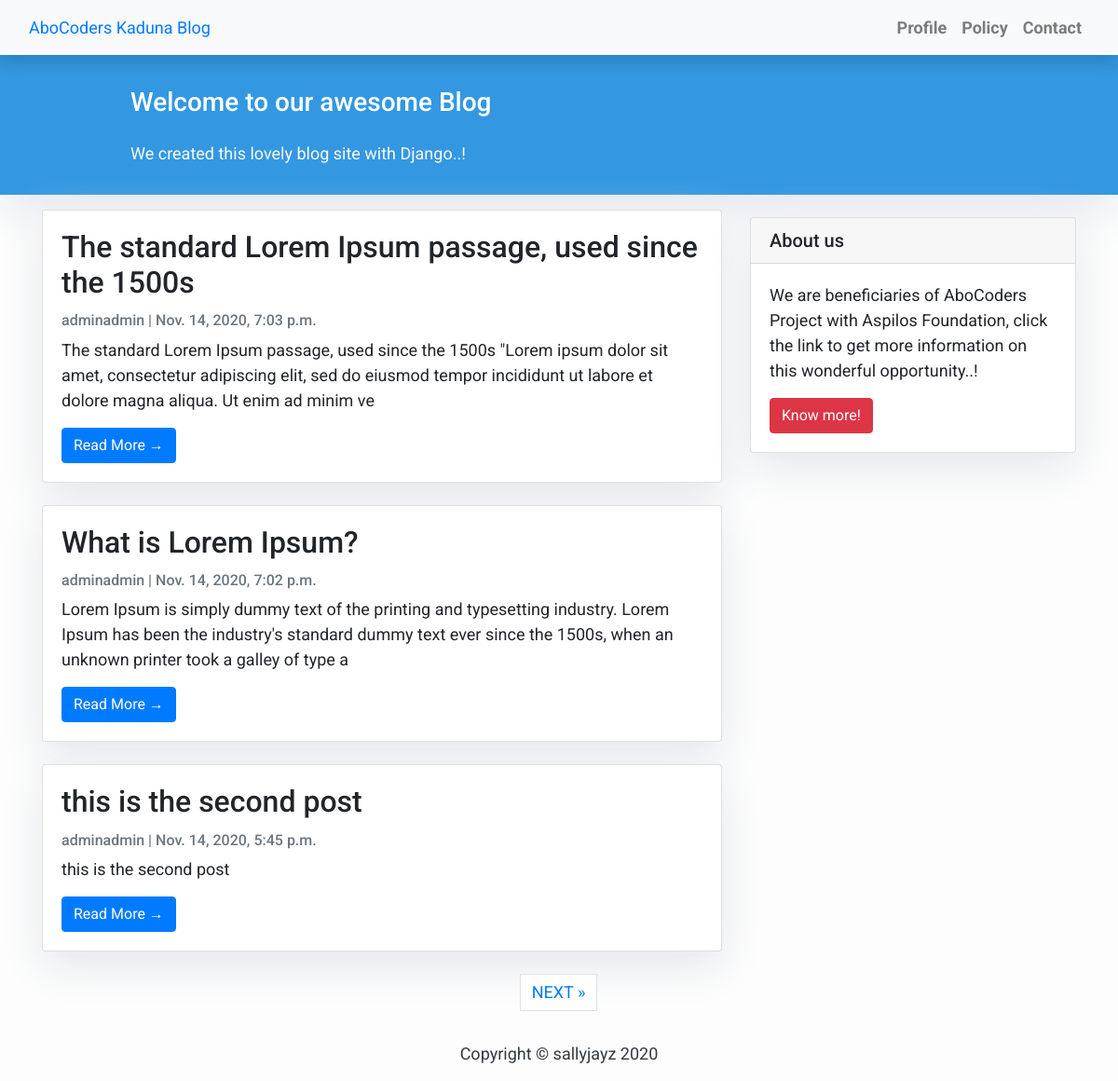
The page / on the database its author committed.
### blog/models.py (models this page shows, shortened)
class Post(models.Model):
    title = models.CharField(max_length=200, unique=True)
    slug = models.SlugField(max_length=200, unique=True)
    author = models.ForeignKey(User, on_delete=models.CASCADE, related_name='blog_posts')
    updated_on = models.DateTimeField(auto_now=True)
    content = models.TextField()
    created_on = models.DateTimeField(auto_now_add=True)
    status = models.IntegerField(choices=STATUS, default=0)
    class Meta:
        ordering = ['-created_on']

### blog/views.py (the view)
# urls.py: path('', views.PostList.as_view(), name='home'),
class PostList(generic.ListView):
    queryset = Post.objects.filter(status=1).order_by('-created_on')
    template_name = 'index.html'
    paginate_by = 3

### templates/index.html (shortened to what this page needs)
{% extends "base.html" %}
{% block content %}
    <header class="masthead">
        <div class="container">
            <div class="row">
                <div class="col-md-8 col-md-10 mx-auto">
                    <div class="site-heading">
                        <h3 class="site-heading my-4 mt-3 text-white">Welcome to our awesome Blog</h3>
                        <p class="text-light">We created this lovely blog site with Django..! &nbsp;</p>
                    </div>
                </div>
            </div>
        </div>
    </header>
    <div class="container">
        <div class="row">
            <div class="col-md-8 mt-3 left">
                {% for post in post_list %}
                    <div class="card mb-4">
                        <div class="card-body">
                            <h2 class="card-title">{{ post.title }}</h2>
                            <p class="card-text text-muted h6">{{ post.author }} | {{ post.created_on }}</p>
                            <p class="card-text">{{post.content|slice:":200"}}</p>
                            <a href="{% url 'post_detail' post.slug %}" class="btn btn-primary">Read More &rarr;</a>
                        </div>
                    </div>
                {% endfor %}
            </div>
            {% block sidebar %} {% include 'sidebar.html' %} {% endblock sidebar %}
        </div>
    </div>
    {% if is_paginated %}
        <ul class="pagination justify-content-center">
            {% if page_obj.has_next %}
            <li><a href="?page={{ page_obj.next_page_number }}" class="page-link"> NEXT &raquo;</a></li>
            {% endif %}
        </ul>
    {% endif %}
{% endblock content %}

### templates/base.html (shortened to what this page needs)
<!DOCTYPE html>
{% load static %}
<html lang="en">
<head>
    <link rel="stylesheet" href="{% static 'css/base.css' %}">
    <link rel="stylesheet" href="https://cdn.jsdelivr.net/npm/bootstrap@4.5.3/dist/css/bootstrap.min.css">
</head>
<body>
    <nav class="navbar navbar-expand-lg navbar-light bg-light shadow" id="mainNav">
        <div class="container-fluid">
            <a class="nav-brand" href="{% url 'home' %}">
                 AboCoders Kaduna Blog
            </a>
            <div class="collapse navbar-collapse" id="navbarResponsive">
                <ul class="navbar-nav ml-auto">
                    <li class="nav-item text-black">
                        <a class="nav-link text-black font-weight-bold" href="#">Profile</a>
                    </li>
                    <li class="nav-item text-black">
                        <a class="nav-link text-black font-weight-bold" href="#">Policy</a>
                    </li>
                    <li class="nav-item text-black">
                        <a class="nav-link text-black font-weight-bold" href="#">Contact</a>
                    </li>
                </ul>
            </div>
        </div>
    </nav>
    {% block content %}{% endblock content %}
    <footer class="py-3 bg-grey">
        <p class="m-0 text-dark text-center">Copyright &copy; sallyjayz 2020</p>
    </footer>
</body>
</html>

### templates/sidebar.html (shortened to what this page needs)
{% block sidebar %}
        <div class="col-md-4 float-right">
            <div class="card my-4">
                <h5 class="card-header">About us</h5>
                <div class="card-body">
                    <p class="card-text">We are beneficiaries of AboCoders Project with Aspilos Foundation,
                        click the link to get more information on this wonderful opportunity..!</p>
                    <a href="https://aspilosfoundation.org.ng" class="btn btn-danger">Know more!</a>
                </div>
            </div>
        </div>
    {% endblock sidebar %}

### static/css/base.css (style rules this page uses)
body { font-family: "Roboto", sans-serif; font-size: 17px; background-color: #fdfdfd; }
.shadow { box-shadow: 0 4px 2px -2px rgba(0, 0, 0, 0.1); }
.btn-danger { color: #fff; background-color: #f00000; border-color: #dc281e; }
.masthead { background: #3398E1; height: auto; padding-bottom: 15px; box-shadow: 0 16px 48px #E3E7EB; padding-top: 10px; }

### templates/index.html (style rules this page uses)
body { font-family: "Roboto", sans-serif; font-size: 18px; background-color: #fdfdfd; }
.card { box-shadow: 0 16px 48px #E3E7EB; }

### templates/sidebar.html (style rules this page uses)
.card { box-shadow: 0 16px 48px #E3E7EB; }

### rows shown on the page
Post: title "The standard Lorem Ipsum passage, used since the 1500s", author "adminadmin", created_on "Nov. 14, 2020, 7:03 p.m.", content "The standard Lorem Ipsum passage, used since the 1500s \"Lorem ipsum dolor sit amet, consectetur adipiscing elit, sed do eiusmod tempor incididunt ut labore et dolore magna aliqua. Ut enim ad minim ve"
Post: title "What is Lorem Ipsum?", author "adminadmin", created_on "Nov. 14, 2020, 7:02 p.m.", content "Lorem Ipsum is simply dummy text of the printing and typesetting industry. Lorem Ipsum has been the industry's standard dummy text ever since the 1500s, when an unknown printer took a galley of type a"
Post: title "this is the second post", author "adminadmin", created_on "Nov. 14, 2020, 5:45 p.m.", content "this is the second post"
